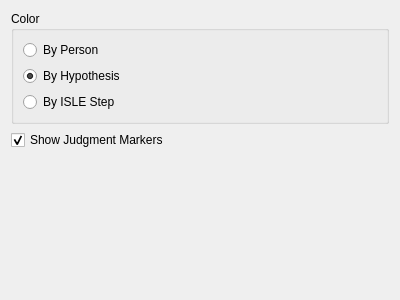
<?xml version="1.0" encoding="UTF-8"?>
<ui version="4.0">
 <class>OptionsWidget</class>
 <widget class="QWidget" name="OptionsWidget">
  <property name="geometry">
   <rect>
    <x>0</x>
    <y>0</y>
    <width>400</width>
    <height>300</height>
   </rect>
  </property>
  <property name="windowTitle">
   <string>Form</string>
  </property>
  <layout class="QVBoxLayout" name="verticalLayout_2">
   <item>
    <widget class="QGroupBox" name="groupBox">
     <property name="title">
      <string>Color</string>
     </property>
     <layout class="QVBoxLayout" name="verticalLayout">
      <item>
       <widget class="QRadioButton" name="colorByPerson">
        <property name="text">
         <string>By Person</string>
        </property>
       </widget>
      </item>
      <item>
       <widget class="QRadioButton" name="colorByHypothesis">
        <property name="text">
         <string>By Hypothesis</string>
        </property>
        <property name="checked">
         <bool>true</bool>
        </property>
       </widget>
      </item>
      <item>
       <widget class="QRadioButton" name="colorByStep">
        <property name="text">
         <string>By ISLE Step</string>
        </property>
       </widget>
      </item>
     </layout>
    </widget>
   </item>
   <item>
    <widget class="QCheckBox" name="showJudgment">
     <property name="text">
      <string>Show Judgment Markers</string>
     </property>
     <property name="checked">
      <bool>true</bool>
     </property>
    </widget>
   </item>
   <item>
    <spacer name="verticalSpacer">
     <property name="orientation">
      <enum>Qt::Vertical</enum>
     </property>
     <property name="sizeHint" stdset="0">
      <size>
       <width>20</width>
       <height>40</height>
      </size>
     </property>
    </spacer>
   </item>
  </layout>
 </widget>
 <resources/>
 <connections/>
</ui>
